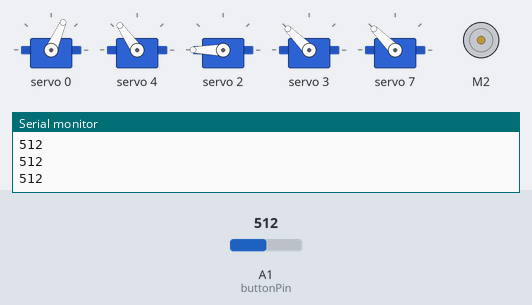
Simulated run of this sketch. Board: Arduino Uno, built with avr-gcc and run on an emulated ATmega328P. On the bench: 5 × servo, DC motor (green arrow = forward, orange = backward, longer = faster), the last lines printed to the serial monitor. The test bench sets the inputs (shaded band); at power-on: A1 (buttonPin) = 512.

Above: at 1.2 s.
1.3 s: A1 (buttonPin) set to 0
At 2.0 s:
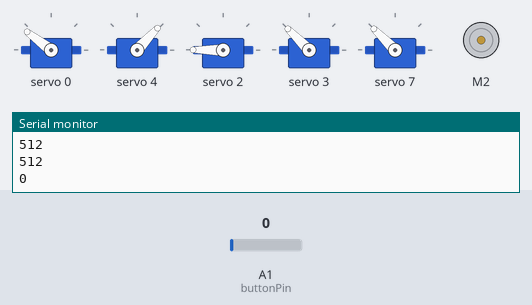
10.3 s: A1 (buttonPin) set to 122
At 11.4 s:
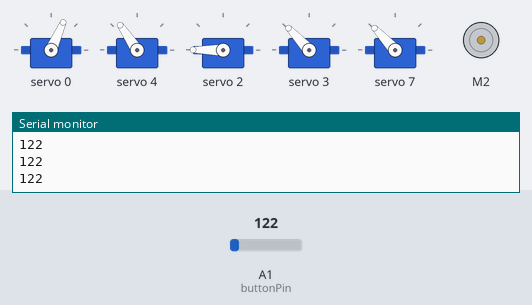
11.8 s: A1 (buttonPin) set to 0
At 15.8 s:
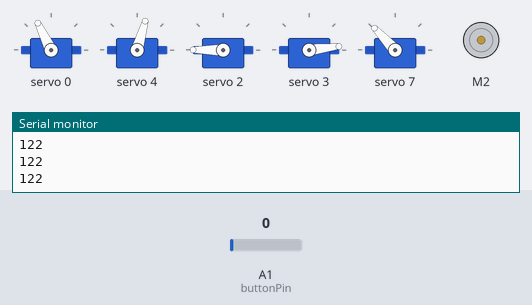
Timing chart, 0 to 20.5 s (numbered marks = the images above; inputs shaded):
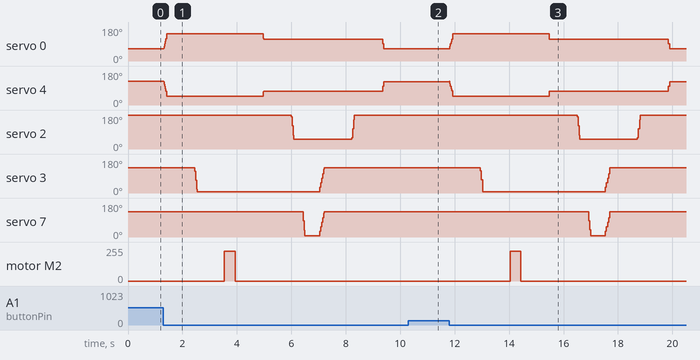

The sketch:

motor_code.ino
```cpp
#include <Wire.h>
#include <Adafruit_MotorShield.h>
#include <Adafruit_PWMServoDriver.h>
#include <Servo.h>

// Initialize variables
Adafruit_MotorShield AFMS = Adafruit_MotorShield();
Adafruit_PWMServoDriver pwm = Adafruit_PWMServoDriver();
Adafruit_DCMotor *motor = AFMS.getMotor(2);
#define SERVOMIN  150 // This is the 'minimum' pulse length count (out of 4096)
#define SERVOMAX  600 // This is the 'maximum' pulse length count (out of 4096)
#define USMIN  600 // This is the rounded 'minimum' microsecond length based on the minimum pulse of 150
#define USMAX  2400 // This is the rounded 'maximum' microsecond length based on the maximum pulse of 600
#define SERVO_FREQ 60 // Analog servos run at ~60 Hz updates

// Initialize Servo, DC, and button pins
uint8_t arm1 = 0;
uint8_t arm2 = 4;
uint8_t page_flip = 2;
uint8_t book_holder1 = 3;
uint8_t book_holder2 = 7;
const int buttonPin = A1;

// Angle variables: base positions
int arm1_up = 60;
int page_flip_start = 180;
int book_holder_up = 130;

// Angle variables: intermediate positions
int arm1_down = 140;
int book_holder_down = 0;
int arm1_slightly_raised = 110;
int page_flip_end = 45;

// Wheel variables
int turn_speed = 225;
int turn_duration = 400;

// Helper funciton(s):
int convert(int degrees){
  /*
   * Convert given degrees to valid pwm units for Servo motor use
   *
   * degrees: integer between 0 and 360 representing degree desired
   *
   * return map to the corresponding pwm output
   */
  return map(degrees, 0, 180, 150, 600);
}

void setup() {
  Serial.begin(9600);
  pinMode(buttonPin, INPUT);
  // put your setup code here, to run once:
  AFMS.begin();
  pwm.begin();
  // In theory the internal oscillator is 25MHz but it really isn't
  // that precise. You can 'calibrate' by tweaking this number till
  // you get the frequency you're expecting!
  pwm.setOscillatorFrequency(27000000);  // The int.osc. is closer to 27MHz
  pwm.setPWMFreq(SERVO_FREQ);  // Analog servos run at ~60 Hz updates
  pwm.setPWM(arm1, 0, convert(arm1_up));
  pwm.setPWM(arm2, 0, convert(180-arm1_up));
  pwm.setPWM(page_flip, 0, convert(page_flip_start));
  pwm.setPWM(book_holder1, 0, convert(book_holder_up));
  pwm.setPWM(book_holder2, 0, convert(book_holder_up));
}

void loop() {
  Serial.println(analogRead(buttonPin));
  if (analogRead(buttonPin) == 0) {

    // Step 1: lower wheel onto book
    for (int degree = arm1_up; degree < arm1_down; degree++) {
      pwm.setPWM(arm1, 0, convert(degree));
      pwm.setPWM(arm2, 0, convert(180-degree));
    }
    delay(1000);

    // Step 2: remove book holder from turning page
    for (int degree = book_holder_up; degree > book_holder_down; degree--) {
      pwm.setPWM(book_holder1, 0, convert(degree));
    }
    delay(1000);

    // Step 3: Turn wheel
    motor->setSpeed(turn_speed);
    motor->run(FORWARD);
    delay(turn_duration);
    motor->setSpeed(0);
    delay(1000);

    // Step 4: slightly raise wheel to allow page to flip with less resistance
    for (int degree = arm1_down; degree > arm1_slightly_raised; degree--) {
      pwm.setPWM(arm1, 0, convert(degree));
      pwm.setPWM(arm2, 0, convert(180-degree));
    }
    delay(1000);

    // Step 5: flip page turer
    for (int degree = page_flip_start; degree > page_flip_end; degree--) {
      pwm.setPWM(page_flip, 0, convert(degree));
    }
    delay(300);

    // Step 6: remove book holder from side catching turned page
    for (int degree = book_holder_up; degree > book_holder_down; degree--) {
      pwm.setPWM(book_holder2, 0, convert(degree));
    }
    delay(500);

    // Step 7: re-place both book holders, having caught the turned page
    for (int degree = book_holder_down; degree < book_holder_up; degree++) {
      pwm.setPWM(book_holder1, 0, convert(degree));
      pwm.setPWM(book_holder2, 0, convert(degree));
    }
    delay(1000);

    // Step 8: Flip page turner back to reset
    for (int degree = page_flip_end; degree < page_flip_start; degree++) {
      pwm.setPWM(page_flip, 0, convert(degree));
    }
    delay(1000);

    // Step 9: raise wheel:
    for (int degree = arm1_slightly_raised; degree > arm1_up; degree--) {
      pwm.setPWM(arm1, 0, convert(degree));
      pwm.setPWM(arm2, 0, convert(180-degree));
    }
    delay(1000);
  }
}
```

Measured:
- after the input at 1.3 s, servo 0: rises from 66° to 143° in 0.12 s, then falls to 66° in 8.0 s; servo 2: 180° → 52° after 4.7 s, → 180° 2.2 s later; motor M2: stopped → forward 225/255 after 2.2 s, → stopped 0.40 s later
- after the input at 10.3 s, servo 0: stays 66° (without the input it goes to 90° after 0.14 s); servo 4: stays 124° (without the input it goes to 125° after 0.10 s); servo 3: stays 133° (without the input it goes to 122° after 1.2 s)
- after the input at 11.8 s, servo 0: rises from 66° to 143° in 0.11 s, then falls to 66° in 8.0 s; servo 2: 180° → 52° after 4.7 s, → 180° 2.2 s later; motor M2: stopped → forward 225/255 after 2.2 s, → stopped 0.40 s later
